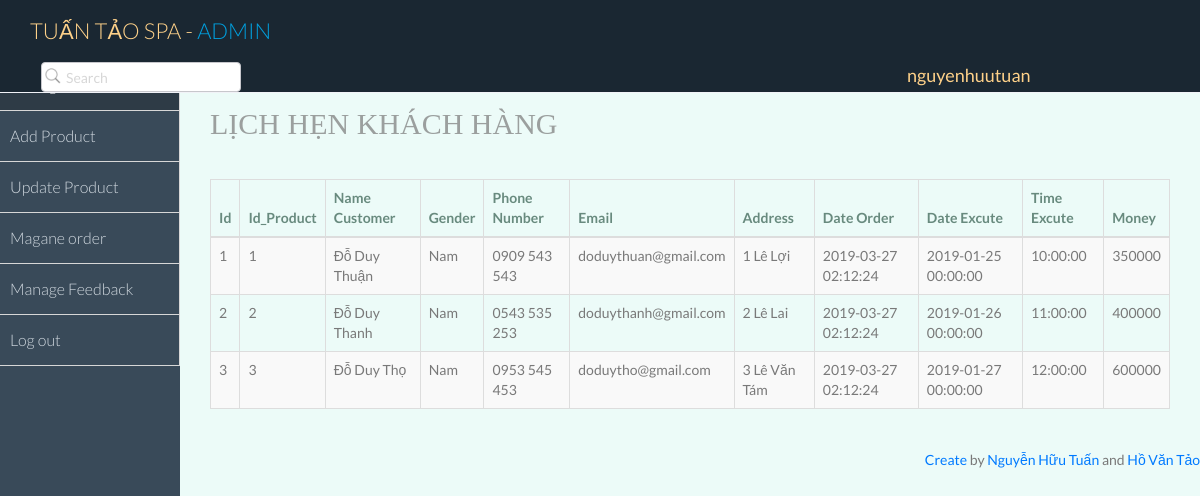
Screenshot of /PHP_project/manage_cus.php (signed in) with the database file from the repository.
### tables this page shows
create table if not exists customer_order (
	id int(11) not null auto_increment,
    id_product int not null,
    cus_name varchar(255)  null,
    gender varchar(25)  null,
    phone varchar(50) not null,
    email varchar(255) not null,
	address varchar(255),
    date_order  DATETIME DEFAULT CURRENT_TIMESTAMP,
    date_excute datetime,
    time_excute time, 
    money int,
	primary key (id, id_product),
    foreign key(id_product) references products(id)
);

### PHP_project/manage_cus.php (the view, shortened to what this page needs)
<!DOCTYPE html>
<html lang="en">
<head>
</head>
<body style="background: #ecfbf8" >
  <section id="container" class="">
    <?php
    require_once "admin.php";
    ?>
    <section id="main-content">
      <section class="wrapper">
        <div class="container ">
          <div class="row">
            <div class="col-md-12">
              <div class="page-header clearfix">
                <div class="row">
                  <div class="col-xs-8 col-sm-8 col-md-8 col-lg-8">
                    <h2 style="font-family: time new roman">Lịch Hẹn khách hàng</h2>
                  </div>
                </div>
              </div>
              <?php
              $sql = "SELECT * FROM customer_order";
              if($result = mysqli_query($mysqli, $sql)){
                if(mysqli_num_rows($result) > 0){
                  echo "<table class='table table-bordered table-striped'>";
                  echo "<thead>";
                  echo "<tr>";
                  echo "<th>Id</th>";
                  echo "<th>Id_Product</th>";
                  echo "<th>Name Customer</th>";
                  echo "<th>Gender</th>";
                  echo "<th>Phone Number</th>";
                  echo "<th>Email</th>";
                  echo "<th>Address</th>";
                  echo "<th>Date Order </th>";
                  echo "<th>Date Excute</th>";
                  echo "<th>Time Excute</th>";
                  echo "<th>Money</th>";
                  echo "</tr>";
                  echo "</thead>";
                  echo "<tbody>";
                  while($row = mysqli_fetch_array($result)){
                    echo "<tr>";
                    echo "<td>" . $row['id'] . "</td>";
                    echo "<td>" . $row['id_product'] . "</td>";
                    echo "<td>" . $row['cus_name'] . "</td>";
                    echo "<td>" . $row['gender'] . "</td>";
                    echo "<td>" . $row['phone'] . "</td>";
                    echo "<td>" . $row['email'] . "</td>";
                    echo "<td>" . $row['address'] . "</td>";
                    echo "<td>" . $row['date_order'] . "</td>";
                    echo "<td>" . $row['date_excute'] . "</td>";
                    echo "<td>" . $row['time_excute'] . "</td>";
                    echo "<td>" . $row['money'] . "</td>";
                    echo "</tr>";
                  }
                  echo "</tbody>";
                  echo "</table>";
                } else{
                  echo "<p class='lead'> No records were found. </p>";
                }
              } else{
                echo "ERROR: Could not able to execute $sql. " . mysqli_error($mysqli);
              }
              ?>
            </div>
          </div>
          <div class="row">
            <div class="col-xs-6 col-sm-6 col-md-6 col-lg-6">
            </div>
          </div>
        </div>
      </section>
      <div class="text-right">
        <div class="credits">
         <a href="https://bootstrapmade.com/">Create </a> by <a href="https://www.linkedin.com/in/nguyen-huu-tuan-42b67b179/">Nguyễn Hữu Tuấn </a> and <a href="https://www.linkedin.com/in/tao-ho/">Hồ Văn Tảo </a>
       </div>
     </div>
   </section>
 </section>
</body>
</html>

### rows the page displays
customer_order: id "1", id_product "1", cus_name "Đỗ Duy Thuận", gender "Nam", phone "0909 543 543", email "doduythuan@gmail.com", address "1 Lê Lợi", date_order "2019-03-27 02:12:24", date_excute "2019-01-25 00:00:00", time_excute "10:00:00", money "350000"
customer_order: id "2", id_product "2", cus_name "Đỗ Duy Thanh", gender "Nam", phone "0543 535 253", email "doduythanh@gmail.com", address "2 Lê Lai", date_order "2019-03-27 02:12:24", date_excute "2019-01-26 00:00:00", time_excute "11:00:00", money "400000"
customer_order: id "3", id_product "3", cus_name "Đỗ Duy Thọ", gender "Nam", phone "0953 545 453", email "doduytho@gmail.com", address "3 Lê Văn Tám", date_order "2019-03-27 02:12:24", date_excute "2019-01-27 00:00:00", time_excute "12:00:00", money "600000"

### other values shown
$_SESSION["username"] "nguyenhuutuan"
